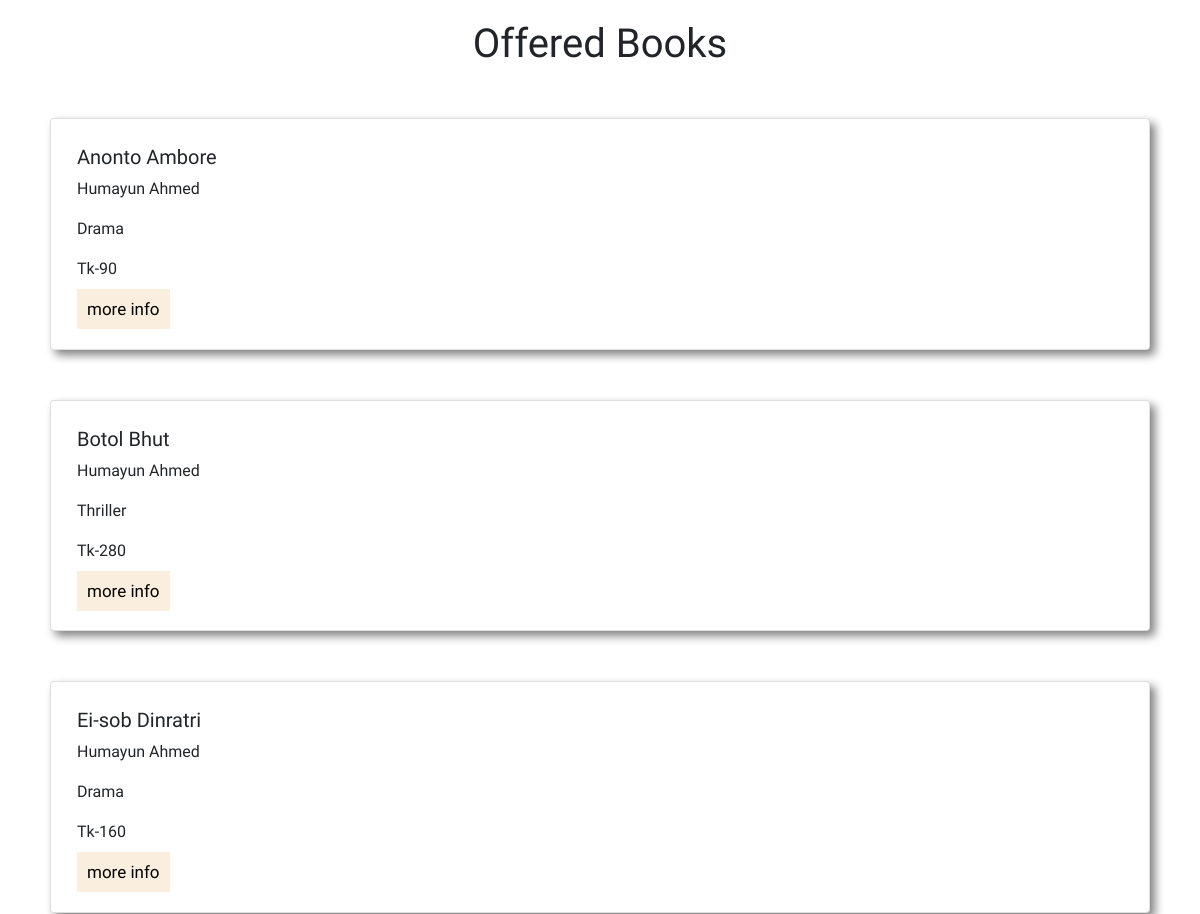
The page /files/offer.php (upper part) on the database as committed earlier.
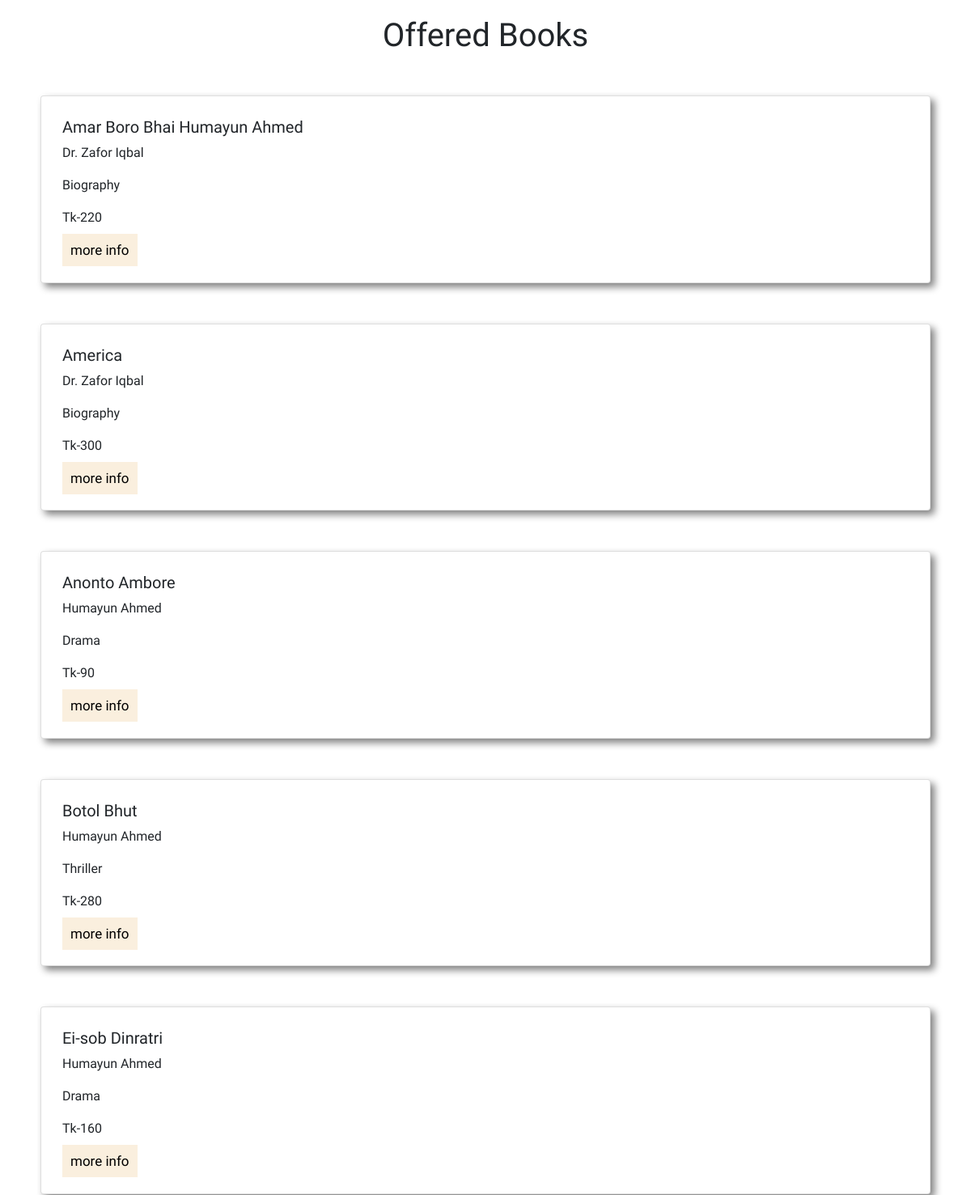
The same page on the database as committed later.
### tables this page shows
CREATE TABLE `book` (
  `ISBN` int(30) NOT NULL,
  `title` varchar(100) DEFAULT NULL,
  `author_name` varchar(50) DEFAULT NULL,
  `publication_id` int(10) DEFAULT NULL,
  `price` int(10) DEFAULT NULL,
  `genre` varchar(30) DEFAULT NULL,
  `pdf` varchar(10) DEFAULT NULL,
  `rating` decimal(3,1) DEFAULT NULL,
  `used` varchar(20) DEFAULT NULL,
  `offer` varchar(20) DEFAULT NULL,
  `year` date DEFAULT NULL
);

### files/offer.php (the view, shortened to what this page needs)
<!DOCTYPE html>
<html lang="en">
<head>
    <link href="https://cdn.jsdelivr.net/npm/bootstrap@5.0.2/dist/css/bootstrap.min.css" rel="stylesheet">
    <link rel="stylesheet" href="../css/books.css">
</head>
<body>
<?php
$db = mysqli_connect("localhost", "root", "", "readersden");
$sql = "SELECT title, author_name, genre, price FROM book WHERE offer='yes' ORDER BY title ASC";
$result = mysqli_query($db, $sql);
?>
    <h1 class="text-center"> Offered Books </h1>
    <?php
          if (mysqli_num_rows($result)>0) {
          while ($row= mysqli_fetch_assoc($result)) {
    ?>
    <div class="card books">
        <div class="card-body">
          <h5 class="card-title"> <?php echo $row['title']; ?> </h5>
          <p class="card-text"> <?php echo $row['author_name']; ?> </p>
          <p class="card-text"> <?php echo $row['genre']; ?> </p>
          <p class="card-text"> <?php echo "Tk-".$row['price']; ?> </p>
          <a href="#" class="button">more info</a>
        </div>
      </div>
      <?php
  }
} else {
  echo "0 results";
}
?>
</body>
</html>

### css/books.css (style rules this page uses)
body { font-family: 'Oswald', sans-serif; }
.books { margin: 50px; padding: 10px; box-shadow: gray 5px 5px 10px; }
h1 { padding-top: 20px; }
.button { margin: 10px 0; padding: 10px; border: none; outline: none; cursor: pointer; font-size: 17px; width: 80%; background-color: #f8e9d2b9; text-decoration: none; color: black; }

Rows that differ between the two databases and show on the page:
added book: title "Amar Boro Bhai Humayun Ahmed", author_name "Dr. Zafor Iqbal", genre "Biography", price "220"
added book: title "America", author_name "Dr. Zafor Iqbal", genre "Biography", price "300"
